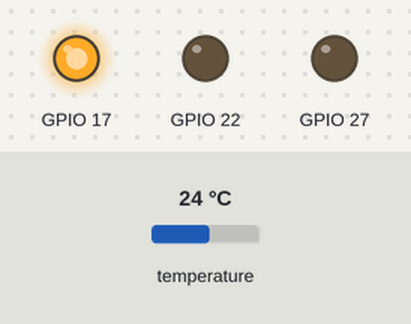
A program run on a simulated Raspberry Pi (BCM pin numbers). Parts: output pins drawn as LEDs (lit = HIGH). The test bench sets the inputs (shaded band); at power-on: temperature 24 °C.

Above: at 1.2 s.
1.3 s: temperature set to 33 °C
At 1.9 s:
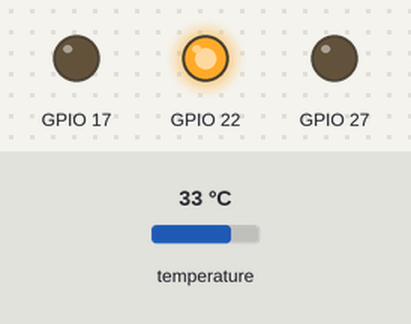
2.8 s: temperature set to 12 °C
At 4.0 s:
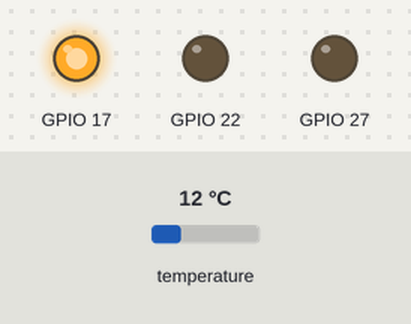
4.3 s: temperature set to 41 °C
At 5.3 s:
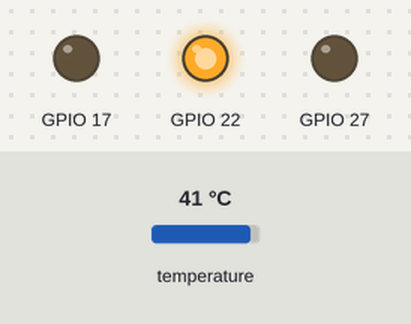
Timing chart, 0 to 7.3 s (numbered marks = the images above; inputs shaded):
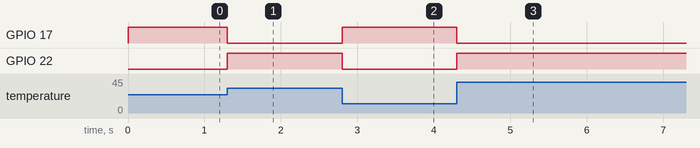

The program:

LED_ampel_temperaturSensor.py
```python
import time
import board
import adafruit_bmp280
import RPi.GPIO as GPIO


def setup():
        GPIO.setwarnings(False)
        GPIO.setmode(GPIO.BCM)
        GPIO.setup(17,GPIO.OUT)
        GPIO.setup(22,GPIO.OUT)
        GPIO.setup(27,GPIO.OUT)
        GPIO.output(17, False)
        GPIO.output(22, False)
        GPIO.output(27, False)
# Sensorobjekt erstellen, das ueber den Standard-I2C-Bus des RPi kommuniziert
i2c = board.I2C()   # benutzt board.SCL und board.SDA
bmp280 = adafruit_bmp280.Adafruit_BMP280_I2C(i2c)

# Aendern Sie diesen Wert so, dass er dem Luftdruck (hPa) auf Meereshoehe an ihrem Standort entspricht.
bmp280.sea_level_pressure = 1013.25
setup()
while True:
    if bmp280.temperature > 30 and bmp280.temperature < 31:
        GPIO.output(17, False)
        GPIO.output(22, False)
        GPIO.output(27, True)
    elif bmp280.temperature > 31:
        GPIO.output(17, False)
        GPIO.output(22, True)
        GPIO.output(27, False)
    else:
        GPIO.output(17, True)
        GPIO.output(22, False)
        GPIO.output(27, False)
```

Measured:
- after the input at 1.3 s, GPIO 17: HIGH → LOW at once; GPIO 22: LOW → HIGH at once
- after the input at 2.8 s, GPIO 17: LOW → HIGH at once; GPIO 22: HIGH → LOW at once
- after the input at 4.3 s, GPIO 17: HIGH → LOW at once; GPIO 22: LOW → HIGH at once
